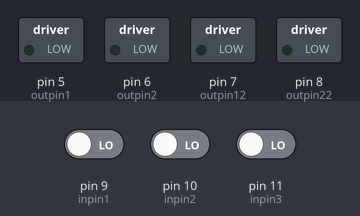
Simulated run of this sketch. Board: Arduino Uno, built with avr-gcc and run on an emulated ATmega328P. On the bench: switched loads named in the sketch (green lamp = pin HIGH). The inputs (shaded band) are chosen by the test bench; at power-on: pin 9 (inpin1) LOW, pin 10 (inpin2) LOW, pin 11 (inpin3) LOW.

Above: at 1.8 s.
1.9 s: pin 9 (inpin1) driven HIGH
At 2.7 s:
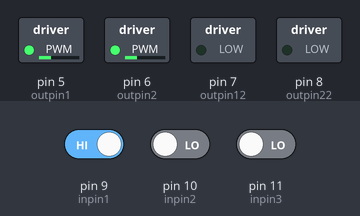
3.5 s: pin 10 (inpin2) driven HIGH
At 4.6 s:
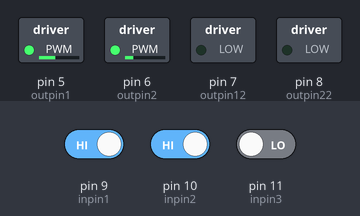
5.0 s: pin 11 (inpin3) driven HIGH
At 6.3 s:
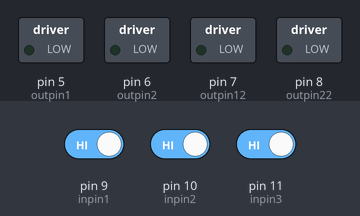
7.0 s: pin 9 (inpin1) driven LOW
At 7.9 s:
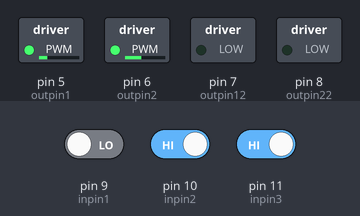
8.5 s: pin 10 (inpin2) driven LOW
At 9.7 s:
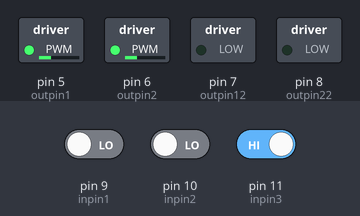
10.0 s: pin 11 (inpin3) driven LOW
At 11.5 s:
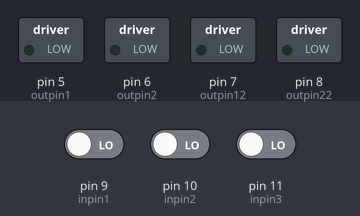
Timing chart, 0 to 13.0 s (numbered marks = the images above; inputs shaded):
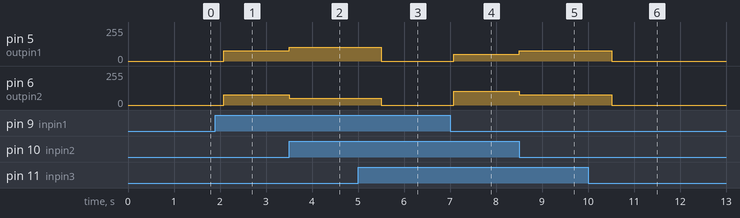

The sketch:

Follow_Line1.ino
```cpp
/*

*/

#define OUT_A 5
#define OUT_B 6
#define outpin1 5
#define outpin12 7
#define outpin2 6
#define outpin22 8


#define inpin1 9
#define inpin2 10
#define inpin3 11

int tmp = 3;

void setup() {
  // put your setup code here, to run once:
  pinMode(inpin1, INPUT);
  pinMode(inpin2, INPUT);
  pinMode(inpin3, INPUT);
  pinMode(outpin12, OUTPUT);
  pinMode(outpin22, OUTPUT);
}


void MotorUse(int pin, int speed, bool reverse){
  digitalWrite(pin + 13, reverse);
  analogWrite(pin, speed);
}

#define OnFwd(pin,speed) MotorUse(pin,speed*256.0/100.0, false)
#define OnRev(pin,speed) MotorUse(pin,speed*256.0/100.0, true)
#define Off(pin) MotorUse(pin, 0, false)


void loop() {
  // put your main code here, to run repeatedly:

  // analogRead, digitalRead, digitalWrite, analogWrite?

  tmp = 0;
  if (digitalRead(inpin1)) {
    tmp |= 1;
  }
  if (digitalRead(inpin2)) {
    tmp |= 2;
  }
  if (digitalRead(inpin3)) {
    tmp |= 4;
  }

  switch(tmp){
    case 4: //hard right
      OnFwd(OUT_B, 30);
      OnRev(OUT_A, 30);
      break;

    case 1: //hard left
      OnFwd(OUT_A, 30);
      OnRev(OUT_B, 30);
      break;

    case 6: //light left
      OnFwd(OUT_A, 20);
      OnFwd(OUT_B, 40);
      break;

    case 3: //light right
      OnFwd(OUT_A, 40);
      OnFwd(OUT_B, 20);
      break;

    case 2: /*nothing :D*/
      OnFwd(OUT_A, 45);
      OnFwd(OUT_B, 45);
      break;

//    case 0: //all 0
//    case 5: //middle nothing
//    case 7: //all 1
    default:
      delay(500);
      Off(OUT_A);
      Off(OUT_B);
      break;

  }

  delay(20);
}
```

Measured:
- after the input at 1.9 s, pin 5 (outpin1), pin 6 (outpin2): 0/255 → 76/255 after 0.18 s
- after the input at 3.5 s, pin 5 (outpin1): 76/255 → 102/255 at once; pin 6 (outpin2): 76/255 → 51/255 at once
- after the input at 5.0 s, pin 5 (outpin1): 102/255 → 0/255 after 0.51 s; pin 6 (outpin2): 51/255 → 0/255 after 0.51 s
- after the input at 7.0 s, pin 5 (outpin1): 0/255 → 51/255 after 0.09 s; pin 6 (outpin2): 0/255 → 102/255 after 0.09 s
- after the input at 8.5 s, pin 5 (outpin1): 51/255 → 76/255 at once; pin 6 (outpin2): 102/255 → 76/255 at once
- after the input at 10.0 s, pin 5 (outpin1), pin 6 (outpin2): 76/255 → 0/255 after 0.51 s
